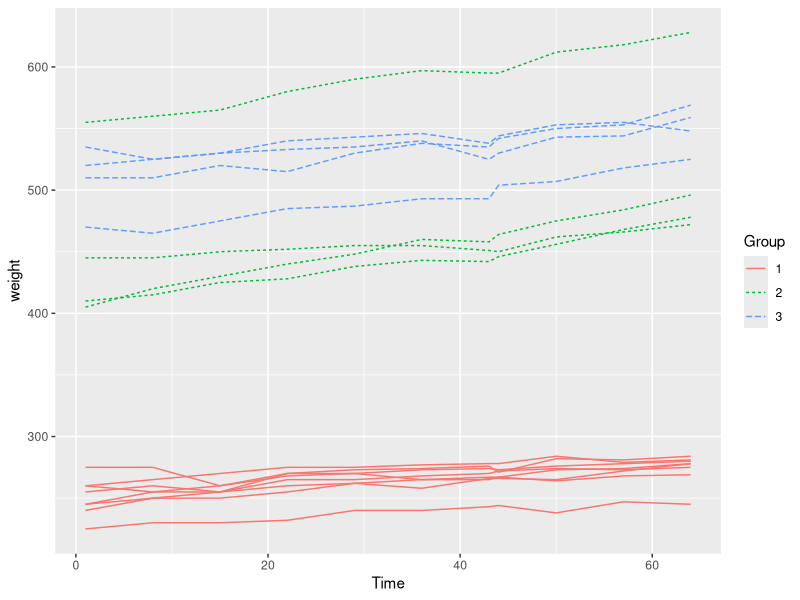
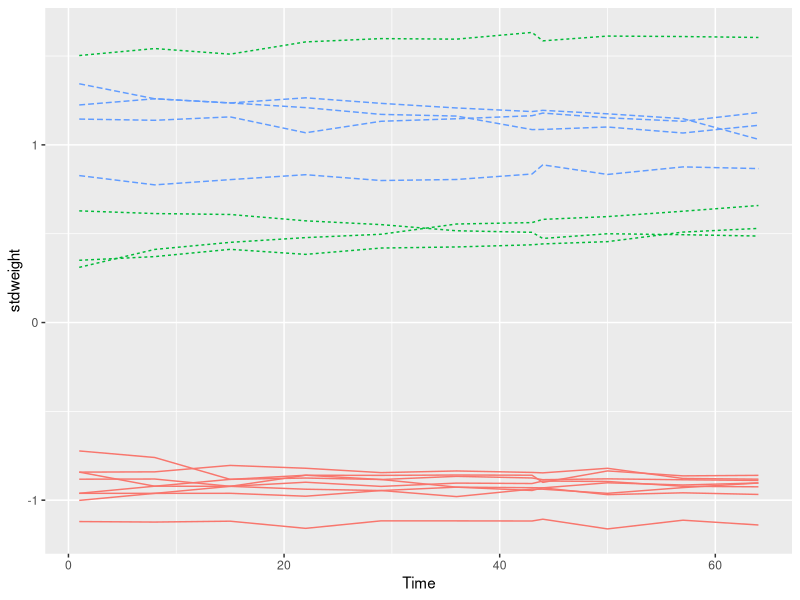
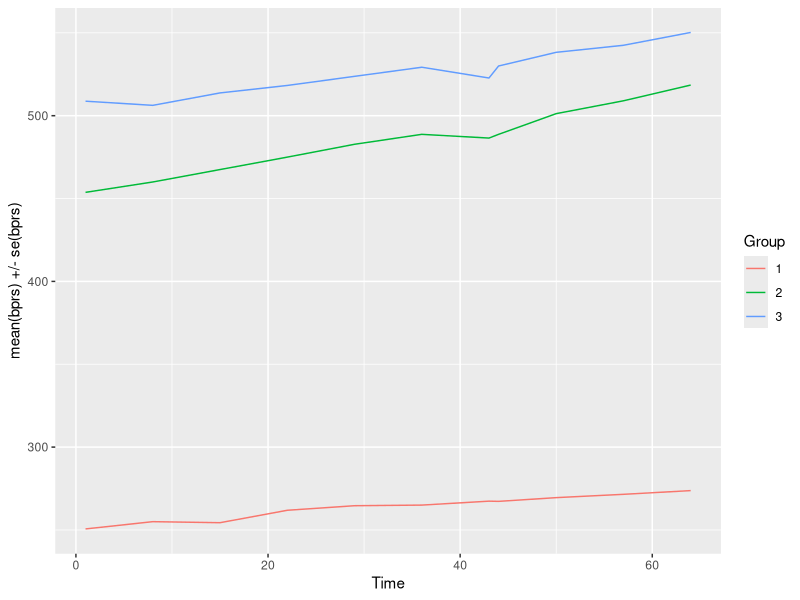
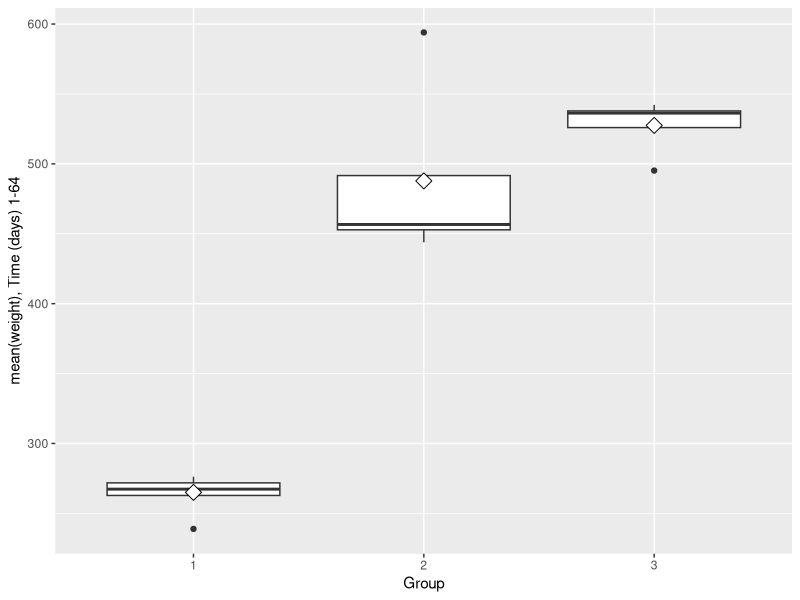
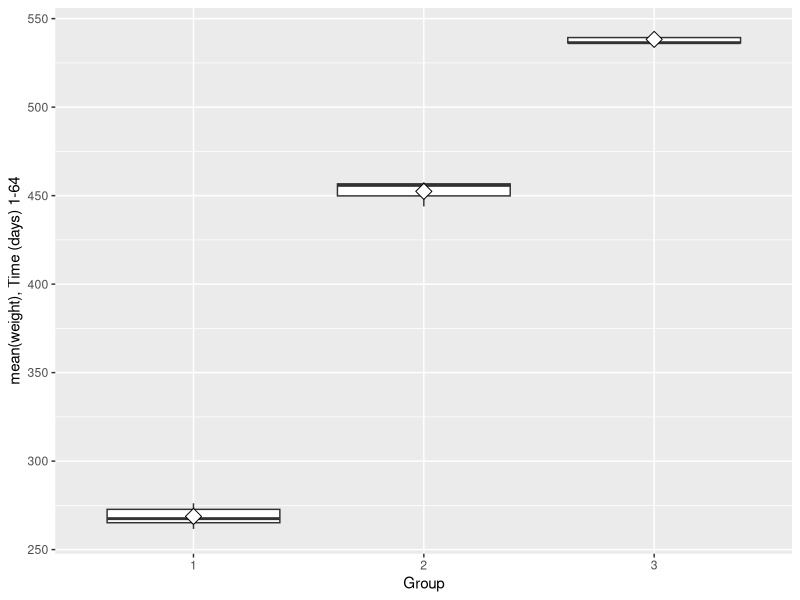
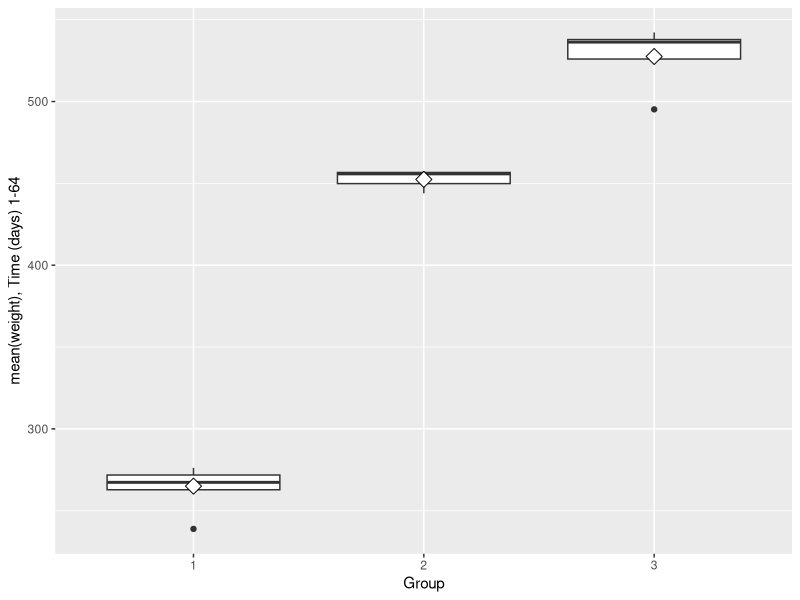
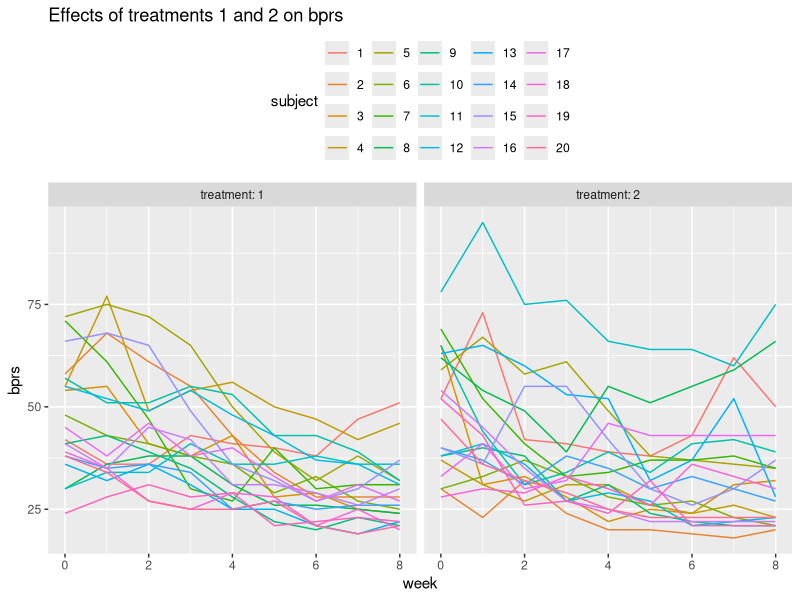
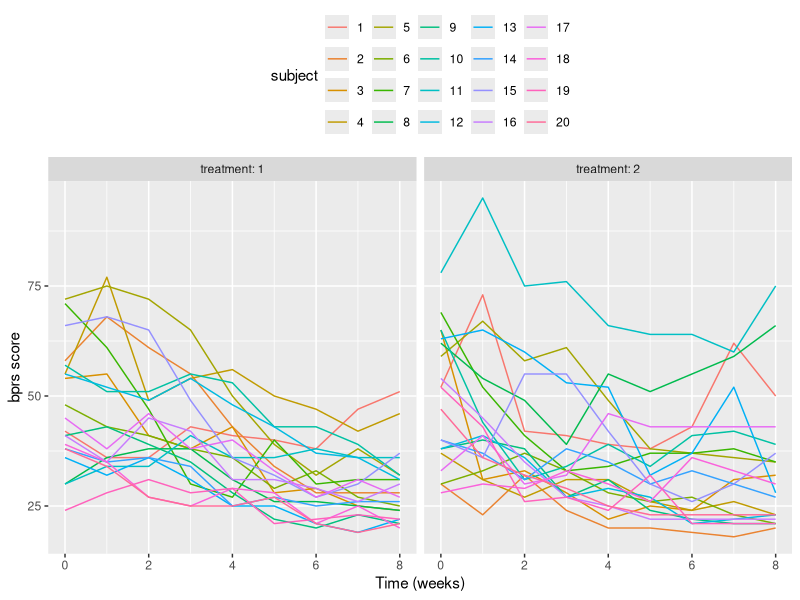

Here is the R script that generated these plots, in order:
## ---- chunk 1
# Load required packages.
library(dplyr)
library(lme4)
library(ggplot2)
library(tidyr)

# Reading data in.
bprs_long <- read.csv("data/bprs_long.csv")
rats_long <- read.csv("data/rats_long.csv")

# Just for measure, changing the variables to factor format and sorting by week / Time.
bprs_long$treatment <- factor(bprs_long$treatment)
bprs_long$subject <- factor(bprs_long$subject)

bprs_long <- arrange(bprs_long, week)

rats_long$Group <- factor(rats_long$Group)
rats_long$ID <- factor(rats_long$ID)

rats_long <- arrange(rats_long, Time)
## ---- chunk 2
# Check colnames, dimensions and structure
colnames(rats_long)
dim(rats_long)
str(rats_long)
## ---- chunk 3
# Drawing the plot.

ggplot(rats_long, aes(x = Time, y = weight, group = ID)) +
  geom_line(aes(linetype = Group, colour = Group)) +
  scale_y_continuous(limits = c(min(rats_long$weight), max(rats_long$weight)))

glimpse(rats_long)
# Standardise the variable weight.
rats_std <- rats_long %>%
  group_by(Time) %>%
    mutate(stdweight = (weight - mean(weight))/sd(weight)) %>%
  ungroup()

# Glimpse the data
glimpse(rats_std)

# Plot again with the standardised bprs

ggplot(rats_std, aes(x = Time, y = stdweight, group = ID)) +
  geom_line(aes(linetype = Group, colour = Group)) +
  theme(legend.position = "none") + 
  scale_y_continuous(limits = c(min(rats_std$stdweight), max(rats_std$stdweight)))
## ---- chunk 4
# Work with the exercise in this chunk, step-by-step. Fix the R code!
# BPRSL is available

# Number of subjects (per group):

sum(rats_std$Group == 1)
sum(rats_std$Group == 2)
sum(rats_std$Group == 3)

n = 44

# Summary data with mean and standard error of bprs by treatment and week
rats_std <- rats_std %>%
  group_by(Group, Time) %>%
  summarise( mean = mean(weight), se =  sd(weight)/sqrt(n)) %>%
  ungroup()

# Glimpse the data
glimpse(rats_std)

# Plot the mean profiles
library(ggplot2)
ggplot(rats_std, aes(x = Time, y = mean, col = Group)) +
  geom_line() +
  #geom_errorbar(aes(ymin=mean-se, ymax=mean+se, linetype="1"), width=0.3) +
  scale_y_continuous(name = "mean(bprs) +/- se(bprs)")

## ---- chunk 5
# Creating a summary data with grouping Group and ID with weight mean as summary variable.
rats_summary <- rats_long %>%
  filter(Time > 1) %>%
  group_by(Group, ID) %>%
  summarise( mean=mean(weight)) %>%
  ungroup()

# Checking the data with glimpse.
glimpse(rats_summary)

# Drawing the boxplot of mean values between groups.
ggplot(rats_summary, aes(x = Group, y = mean)) +
  geom_boxplot() +
  stat_summary(fun = "mean", geom = "point", shape=23, size=4, fill = "white") +
  scale_y_continuous(name = "mean(weight), Time (days) 1-64")

# Create a new data by filtering the outlier and adjust the ggplot code the draw the plot again with the new data

# Splitting the data by rat groups, removing the outliers for each group and combining them with rbind.
rats1 <- rats_summary[rats_summary$Group == 1,]
rats2 <- rats_summary[rats_summary$Group == 2,]
rats3 <- rats_summary[rats_summary$Group == 3,]

g1_Q1 <- quantile(rats1$mean, .25)
g1_Q3 <- quantile(rats1$mean, .75)
g1_IQR <- IQR(rats1$mean)

g2_Q1 <- quantile(rats2$mean, .25)
g2_Q3 <- quantile(rats2$mean, .75)
g2_IQR <- IQR(rats2$mean)

g3_Q1 <- quantile(rats3$mean, .25)
g3_Q3 <- quantile(rats3$mean, .75)
g3_IQR <- IQR(rats3$mean)

rats1 <- subset(rats1, rats1$mean > (g1_Q1 - 1.5*g1_IQR) & rats1$mean < (g1_Q3 + 1.5*g1_IQR))
rats2 <- subset(rats2, rats2$mean > (g2_Q1 - 1.5*g2_IQR) & rats2$mean < (g2_Q3 + 1.5*g2_IQR))
rats3 <- subset(rats3, rats3$mean > (g3_Q1 - 1.5*g3_IQR) & rats3$mean < (g3_Q3 + 1.5*g3_IQR))

glimpse(rats1)
glimpse(rats2)
glimpse(rats3)

rats_summary_out <- data.frame()
rats_summary_out <- rbind(rats_summary_out, rats1)
rats_summary_out <- rbind(rats_summary_out, rats2)
rats_summary_out <- rbind(rats_summary_out, rats3)
glimpse(rats_summary_out)

ggplot(rats_summary_out, aes(x = Group, y = mean)) +
  geom_boxplot() +
  stat_summary(fun = "mean", geom = "point", shape=23, size=4, fill = "white") +
  scale_y_continuous(name = "mean(weight), Time (days) 1-64")

# Removing only the one outlier with the filter function.
rats_summary_out <- rats_summary %>% filter(mean <550)

ggplot(rats_summary_out, aes(x = Group, y = mean)) +
  geom_boxplot() +
  stat_summary(fun = "mean", geom = "point", shape=23, size=4, fill = "white") +
  scale_y_continuous(name = "mean(weight), Time (days) 1-64")
## ---- chunk 6
# Creating the baseline from original data.
rats_base <- rats_long[rats_long$Time == 1,]

# Add the baseline from the original data as a new variable to the summary data
rats_summary_out <- rats_summary %>%
  mutate(baseline = rats_base$weight)
rats_summary_out

# Fit the linear model with the mean as the response
fit <- lm(mean ~ baseline, data = rats_summary_out)

# Compute the analysis of variance table for the fitted model with anova()
anova(fit)
## ---- chunk 7
dim(bprs_long)
str(bprs_long)
glimpse(bprs_long)

ggplot(bprs_long, aes(x = week, y = bprs, col = subject)) +
  geom_line() +
  facet_grid(cols = vars(treatment), 
             labeller = label_both) +
  labs(title = "Effects of treatments 1 and 2 on bprs") +
  theme(legend.position = "top")
## ---- chunk 8
bprs_reg <- lm(bprs ~ week + treatment, data = bprs_long)
summary(bprs_reg)
## ---- chunk 9
bprs_ref <- lmer(bprs ~ week + treatment + (1 | subject), data = bprs_long, REML = FALSE)
summary(bprs_ref)
## ---- chunk 10
# Create a random intercept and random slope model.
bprs_ref1 <- lmer(bprs ~ week + treatment + (week | subject), data = bprs_long, REML = FALSE)

# Print a summary of the model.
summary(bprs_ref1)

# Perform an ANOVA test on the two models.
anova(bprs_ref1, bprs_ref)
## ---- chunk 11
# create a random intercept and random slope model with the interaction
bprs_ref2 <- lmer(bprs ~ week * treatment + (week | subject), data = bprs_long, REML = FALSE)

# print a summary of the model
summary(bprs_ref2)

# perform an ANOVA test on the two models
anova(bprs_ref2, bprs_ref1)

# draw the plot of RATSL with the observed Weight values
ggplot(bprs_long, aes(x = week, y = bprs, colour = subject)) +
  facet_grid(cols = vars(treatment), 
             labeller = label_both) +
  geom_line() +
  scale_x_continuous(name = "Time (weeks)") +
  scale_y_continuous(name = "bprs score") +
  theme(legend.position = "top")

# Create a vector of the fitted values
bprs_fitted <- fitted(bprs_ref2)


# Create a new column fitted to RATSL
bprs_long <- mutate(bprs_long, fitted = bprs_fitted)

# draw the plot of RATSL with the Fitted values of weight
ggplot(bprs_long, aes(x = week, y = bprs_fitted, colour = subject)) +
  facet_grid(cols = vars(treatment), 
           labeller = label_both) +
  geom_line() +
  scale_x_continuous(name = "Time (weeks)") +
  scale_y_continuous(name = "Fitted bprs score") +
  theme(legend.position = "top")
